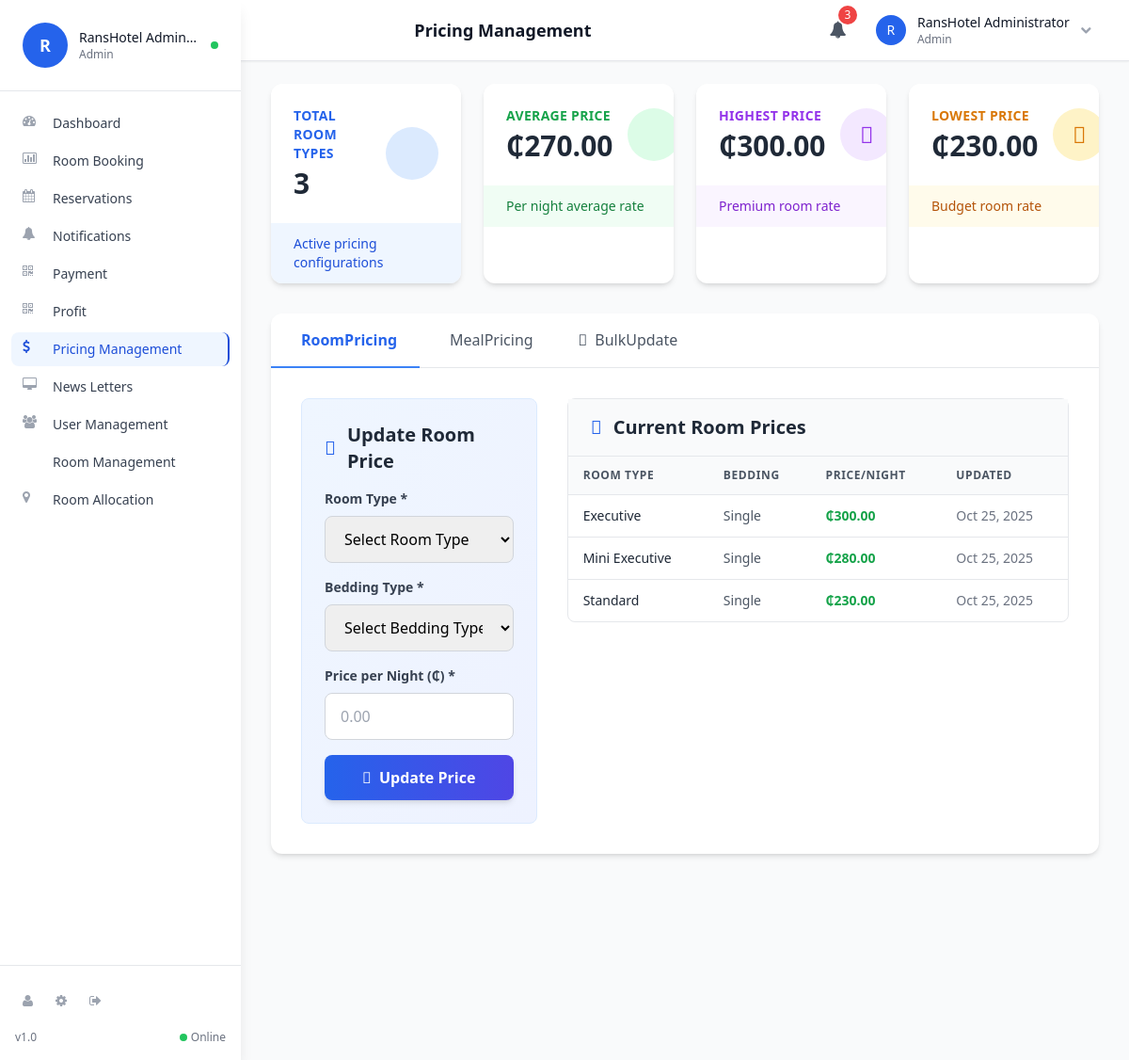
The app's page /admin/pricing.php (signed in) with its own data.
### tables this page shows
CREATE TABLE `room_pricing` (
  `id` int(10) UNSIGNED NOT NULL,
  `room_type` varchar(50) NOT NULL,
  `bedding_type` varchar(20) NOT NULL,
  `price_per_night` decimal(10,2) NOT NULL,
  `currency` varchar(3) DEFAULT 'GHS',
  `is_active` tinyint(1) DEFAULT 1,
  `created_at` timestamp NOT NULL DEFAULT current_timestamp(),
  `updated_at` timestamp NOT NULL DEFAULT current_timestamp() ON UPDATE current_timestamp()
);

### admin/pricing.php (the view, shortened to what this page needs)
<?php
include('db.php');
include('includes/unified_layout.php');
$room_pricing = [];
$room_sql = "SELECT * FROM room_pricing WHERE is_active = 1 ORDER BY room_type, bedding_type";
$room_result = mysqli_query($con, $room_sql);
if ($room_result) {
    while ($row = mysqli_fetch_assoc($room_result)) {
        $room_pricing[] = $row;
    }
}
$room_types_query = "SELECT COUNT(DISTINCT room_type) as total_types FROM room_pricing";
$room_types_result = mysqli_query($con, $room_types_query);
$room_types_data = mysqli_fetch_assoc($room_types_result);
$total_room_types = $room_types_data['total_types'] ?? 0;
$avg_price_query = "SELECT AVG(price_per_night) as avg_price FROM room_pricing WHERE is_active = 1";
$avg_price_result = mysqli_query($con, $avg_price_query);
$avg_price_data = mysqli_fetch_assoc($avg_price_result);
$avg_price = $avg_price_data['avg_price'] ?? 0;
$max_price_query = "SELECT MAX(price_per_night) as max_price FROM room_pricing WHERE is_active = 1";
$max_price_result = mysqli_query($con, $max_price_query);
$max_price_data = mysqli_fetch_assoc($max_price_result);
$max_price = $max_price_data['max_price'] ?? 0;
$min_price_query = "SELECT MIN(price_per_night) as min_price FROM room_pricing WHERE is_active = 1";
$min_price_result = mysqli_query($con, $min_price_query);
$min_price_data = mysqli_fetch_assoc($min_price_result);
$min_price = $min_price_data['min_price'] ?? 0;
?>
<div class="w-full px-4 sm:px-6 lg:px-8 py-6">
    <div class="grid grid-cols-1 sm:grid-cols-2 lg:grid-cols-4 gap-4 sm:gap-6 mb-6 sm:mb-8">
        <div class="bg-white rounded-xl shadow-md hover:shadow-lg transition-shadow duration-300 overflow-hidden">
            <div class="p-5 sm:p-6 flex items-center justify-between">
                <div class="flex-1">
                    <p class="text-xs sm:text-sm font-semibold text-blue-600 uppercase tracking-wide mb-1">Total Room Types</p>
                    <p class="text-2xl sm:text-3xl font-bold text-gray-800"><?php echo number_format($total_room_types); ?></p>
                </div>
                <div class="flex-shrink-0 ml-4">
                    <div class="w-12 h-12 sm:w-14 sm:h-14 bg-blue-100 rounded-full flex items-center justify-center">
                    </div>
                </div>
            </div>
            <div class="bg-blue-50 px-5 sm:px-6 py-2 sm:py-3">
                <p class="text-xs sm:text-sm text-blue-700">Active pricing configurations</p>
            </div>
        </div>
        <div class="bg-white rounded-xl shadow-md hover:shadow-lg transition-shadow duration-300 overflow-hidden">
            <div class="p-5 sm:p-6 flex items-center justify-between">
                <div class="flex-1">
                    <p class="text-xs sm:text-sm font-semibold text-green-600 uppercase tracking-wide mb-1">Average Price</p>
                    <p class="text-2xl sm:text-3xl font-bold text-gray-800">₵<?php echo number_format($avg_price, 2); ?></p>
                </div>
                <div class="flex-shrink-0 ml-4">
                    <div class="w-12 h-12 sm:w-14 sm:h-14 bg-green-100 rounded-full flex items-center justify-center">
                    </div>
                </div>
            </div>
            <div class="bg-green-50 px-5 sm:px-6 py-2 sm:py-3">
                <p class="text-xs sm:text-sm text-green-700">Per night average rate</p>
            </div>
        </div>
        <div class="bg-white rounded-xl shadow-md hover:shadow-lg transition-shadow duration-300 overflow-hidden">
            <div class="p-5 sm:p-6 flex items-center justify-between">
                <div class="flex-1">
                    <p class="text-xs sm:text-sm font-semibold text-purple-600 uppercase tracking-wide mb-1">Highest Price</p>
                    <p class="text-2xl sm:text-3xl font-bold text-gray-800">₵<?php echo number_format($max_price, 2); ?></p>
                </div>
                <div class="flex-shrink-0 ml-4">
                    <div class="w-12 h-12 sm:w-14 sm:h-14 bg-purple-100 rounded-full flex items-center justify-center">
                        <i class="fas fa-arrow-up text-purple-600 text-xl sm:text-2xl"></i>
                    </div>
                </div>
            </div>
            <div class="bg-purple-50 px-5 sm:px-6 py-2 sm:py-3">
                <p class="text-xs sm:text-sm text-purple-700">Premium room rate</p>
            </div>
        </div>
        <div class="bg-white rounded-xl shadow-md hover:shadow-lg transition-shadow duration-300 overflow-hidden">
            <div class="p-5 sm:p-6 flex items-center justify-between">
                <div class="flex-1">
                    <p class="text-xs sm:text-sm font-semibold text-amber-600 uppercase tracking-wide mb-1">Lowest Price</p>
                    <p class="text-2xl sm:text-3xl font-bold text-gray-800">₵<?php echo number_format($min_price, 2); ?></p>
                </div>
                <div class="flex-shrink-0 ml-4">
                    <div class="w-12 h-12 sm:w-14 sm:h-14 bg-amber-100 rounded-full flex items-center justify-center">
                        <i class="fas fa-arrow-down text-amber-600 text-xl sm:text-2xl"></i>
                    </div>
                </div>
            </div>
            <div class="bg-amber-50 px-5 sm:px-6 py-2 sm:py-3">
                <p class="text-xs sm:text-sm text-amber-700">Budget room rate</p>
            </div>
        </div>
    </div>
    <div class="bg-white rounded-xl shadow-md overflow-hidden">
        <div class="border-b border-gray-200">
            <div class="flex flex-wrap -mb-px overflow-x-auto">
                <button onclick="switchTab('room-pricing')" id="tab-room-pricing" class="pricing-tab flex-shrink-0 px-4 sm:px-6 py-3 sm:py-4 border-b-2 border-blue-500 text-blue-600 font-semibold text-sm sm:text-base whitespace-nowrap flex items-center">
                    <span class="hidden sm:inline">Room </span>Pricing
                </button>
                <button onclick="switchTab('meal-pricing')" id="tab-meal-pricing" class="pricing-tab flex-shrink-0 px-4 sm:px-6 py-3 sm:py-4 border-b-2 border-transparent text-gray-600 hover:text-gray-800 hover:border-gray-300 font-medium text-sm sm:text-base whitespace-nowrap flex items-center">
                    <span class="hidden sm:inline">Meal </span>Pricing
                </button>
                <button onclick="switchTab('bulk-pricing')" id="tab-bulk-pricing" class="pricing-tab flex-shrink-0 px-4 sm:px-6 py-3 sm:py-4 border-b-2 border-transparent text-gray-600 hover:text-gray-800 hover:border-gray-300 font-medium text-sm sm:text-base whitespace-nowrap flex items-center">
                    <i class="fas fa-edit mr-2"></i>
                    <span class="hidden sm:inline">Bulk </span>Update
                </button>
            </div>
        </div>
        <div class="p-4 sm:p-6 lg:p-8">
            <div id="content-room-pricing" class="tab-content">
                <div class="grid grid-cols-1 lg:grid-cols-3 gap-6 lg:gap-8">
                    <div class="lg:col-span-1">
                        <div class="bg-gradient-to-br from-blue-50 to-indigo-50 rounded-lg p-5 sm:p-6 border border-blue-100">
                            <h3 class="text-lg sm:text-xl font-bold text-gray-800 mb-4 flex items-center">
                                <i class="fas fa-edit text-blue-600 mr-3"></i>
                                Update Room Price
                            </h3>
                            <form method="post" class="space-y-4">
                                <div>
                                    <label class="block text-sm font-semibold text-gray-700 mb-2">Room Type *</label>
                                    <select name="room_type" required class="w-full px-4 py-3 border border-gray-300 rounded-lg focus:ring-2 focus:ring-blue-500 focus:border-transparent transition-all">
                                        <option value="">Select Room Type</option>
                                    </select>
                                </div>
                                <div>
                                    <label class="block text-sm font-semibold text-gray-700 mb-2">Bedding Type *</label>
                                    <select name="bedding_type" required class="w-full px-4 py-3 border border-gray-300 rounded-lg focus:ring-2 focus:ring-blue-500 focus:border-transparent transition-all">
                                        <option value="">Select Bedding Type</option>
                                    </select>
                                </div>
                                <div>
                                    <label class="block text-sm font-semibold text-gray-700 mb-2">Price per Night (₵) *</label>
                                    <input type="number" name="price" step="0.01" min="0" required placeholder="0.00" class="w-full px-4 py-3 border border-gray-300 rounded-lg focus:ring-2 focus:ring-blue-500 focus:border-transparent transition-all">
                                </div>
                                <button type="submit" name="update_room_price" class="w-full bg-gradient-to-r from-blue-600 to-indigo-600 hover:from-blue-700 hover:to-indigo-700 text-white font-semibold py-3 px-6 rounded-lg shadow-md hover:shadow-lg transition-all duration-300 flex items-center justify-center">
                                    <i class="fas fa-save mr-2"></i>
                                    Update Price
                                </button>
                            </form>
                        </div>
                    </div>
                    <div class="lg:col-span-2">
                        <div class="bg-white rounded-lg border border-gray-200">
                            <div class="px-5 sm:px-6 py-4 border-b border-gray-200 bg-gray-50">
                                <h3 class="text-lg sm:text-xl font-bold text-gray-800 flex items-center">
                                    <i class="fas fa-list text-blue-600 mr-3"></i>
                                    Current Room Prices
                                </h3>
                            </div>
                            <div class="overflow-x-auto">
                                <table class="w-full">
                                    <thead class="bg-gray-50 border-b border-gray-200">
                                        <tr>
                                            <th class="px-4 py-3 text-left text-xs font-semibold text-gray-600 uppercase tracking-wider">Room Type</th>
                                            <th class="px-4 py-3 text-left text-xs font-semibold text-gray-600 uppercase tracking-wider">Bedding</th>
                                            <th class="px-4 py-3 text-left text-xs font-semibold text-gray-600 uppercase tracking-wider">Price/Night</th>
                                            <th class="px-4 py-3 text-left text-xs font-semibold text-gray-600 uppercase tracking-wider hidden sm:table-cell">Updated</th>
                                        </tr>
                                    </thead>
                                    <tbody class="divide-y divide-gray-200">
                                        <?php if (empty($room_pricing)): ?>
                                            <tr>
                                                <td colspan="4" class="px-4 py-8 text-center text-gray-500">
                                                    <i class="fas fa-inbox text-4xl mb-3 text-gray-300"></i>
                                                    <p>No pricing data available. Add your first room price above.</p>
                                                </td>
                                            </tr>
                                        <?php else: ?>
                                            <?php foreach ($room_pricing as $price): ?>
                                                <tr class="hover:bg-gray-50 transition-colors">
                                                    <td class="px-4 py-3 text-sm font-medium text-gray-800"><?php echo htmlspecialchars($price['room_type']); ?></td>
                                                    <td class="px-4 py-3 text-sm text-gray-600"><?php echo htmlspecialchars($price['bedding_type']); ?></td>
                                                    <td class="px-4 py-3 text-sm font-bold text-green-600">₵<?php echo number_format($price['price_per_night'], 2); ?></td>
                                                    <td class="px-4 py-3 text-sm text-gray-500 hidden sm:table-cell"><?php echo date('M j, Y', strtotime($price['updated_at'])); ?></td>
                                                </tr>
                                            <?php endforeach; ?>
                                        <?php endif; ?>
                                    </tbody>
                                </table>
                            </div>
                        </div>
                    </div>
                </div>
            </div>
        </div>
    </div>
</div>

### css/components.css (style rules this page uses)
.rounded-lg { border-radius: var(--radius-lg); }
.rounded-xl { border-radius: var(--radius-xl); }
.rounded-full { border-radius: 9999px; }
.p-4 { padding: var(--space-4); }
.p-5 { padding: var(--space-5); }
.text-left { text-align: left; }
.justify-center { justify-content: center; }
.justify-between { justify-content: space-between; }
.shadow-md { box-shadow: var(--shadow-md); }

### css/components/_variables.css (style rules this page uses)
:root { --classic-navy: #1a365d; --classic-navy-light: #2c5282; --classic-navy-dark: #0f2027; --classic-gold: #d4af37; --classic-gold-light: #f4e4bc; --classic-gold-dark: #b8941f; --classic-cream: #f7f5f3; --classic-white: #ffffff; --classic-gray: #6b7280; --classic-gray-light: #f3f4f6; --classic-gray-dark: #374151; --classic-burgundy: #7c2d12; --classic-burgundy-light: #dc2626; --font-size-xs: 0.75rem; --font-size-sm: 0.875rem; --font-size-base: 1rem; --font-size-lg: 1.125rem; --font-size-xl: 1.25rem; --font-size-2xl: 1.5rem; --font-size-3xl: 1.875rem; --font-size-4xl: 2.25rem; --space-1: 0.25rem; --space-2: 0.5rem; --space-3: 0.75rem; --space-4: 1rem; --space-5: 1.25rem; --space-6: 1.5rem; --space-8: 2rem; --space-10: 2.5rem; --space-12: 3rem; --space-16: 4rem; --space-20: 5rem; --radius-sm: 0.25rem; --radius-md: 0.375rem; --radius-lg: 0.5rem; --radius-xl: 0.75rem; --shadow-sm: 0 1px 2px 0 rgba(0, 0, 0, 0.05); --shadow-md: 0 4px 6px -1px rgba(0, 0, 0, 0.1); --shadow-lg: 0 10px 15px -3px rgba(0, 0, 0, 0.1); --shadow-xl: 0 20px 25px -5px rgba(0, 0, 0, 0.1); --transition-fast: 0.15s ease; --transition-normal: 0.3s ease; --transition-slow: 0.5s ease; }

### records on screen
room_pricing: room_type "Executive", bedding_type "Single", price_per_night "300.00", updated_at "Oct 25, 2025"
room_pricing: room_type "Mini Executive", bedding_type "Single", price_per_night "280.00", updated_at "Oct 25, 2025"
room_pricing: room_type "Standard", bedding_type "Single", price_per_night "230.00", updated_at "Oct 25, 2025"

### other values on screen
$pageTitle "Pricing Management"
substr($userName, 0, 1) "R"
$userName "RansHotel Administrator"
$userRole "Admin"
$userName "RansHotel Admin…"
$text "Dashboard"
$text "Room Booking"
$text "Reservations"
$text "Notifications"
$text "Payment"
$text "Profit"
$text "Pricing Management"
$text "News Letters"
$text "User Management"
$text "Room Management"
